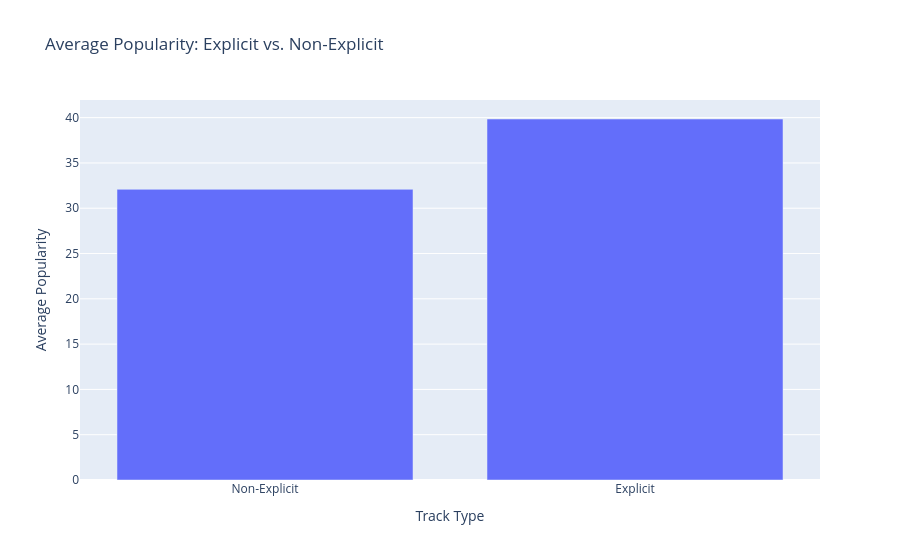

The notebook cell saved with this chart:
### Markdown cell above
### Average Popularity — Explicit vs. Non-Explicit

### Code cell
explicit_popularity = (
    df.groupby("explicit")["popularity"]
    .mean()
    .reset_index()
)

explicit_popularity["explicit"] = explicit_popularity["explicit"].map({
    True: "Explicit",
    False: "Non-Explicit"
})

fig = px.bar(
    explicit_popularity,
    x="explicit",
    y="popularity",
    title="Average Popularity: Explicit vs. Non-Explicit",
    labels={"explicit": "Track Type", "popularity": "Average Popularity"}
)

fig.show()

### Figure 1 — Plotly figure (JSON) as saved in the notebook; plotly's stock layout.template omitted (floating-point values rounded to 4 significant figures)
{"data": [{"hovertemplate": "Track Type=%{x}<br>Average Popularity=%{y}<extra></extra>", "legendgroup": "", "marker": {"color": "#636efa", "pattern": {"shape": ""}}, "name": "", "orientation": "v", "showlegend": false, "textposition": "auto", "type": "bar", "x": ["Non-Explicit", "Explicit"], "xaxis": "x", "y": [32.09, 39.85], "yaxis": "y"}], "layout": {"barmode": "relative", "legend": {"tracegroupgap": 0}, "title": {"text": "Average Popularity: Explicit vs. Non-Explicit"}, "xaxis": {"anchor": "y", "domain": [0, 1], "title": {"text": "Track Type"}}, "yaxis": {"anchor": "x", "domain": [0, 1], "title": {"text": "Average Popularity"}}}}
